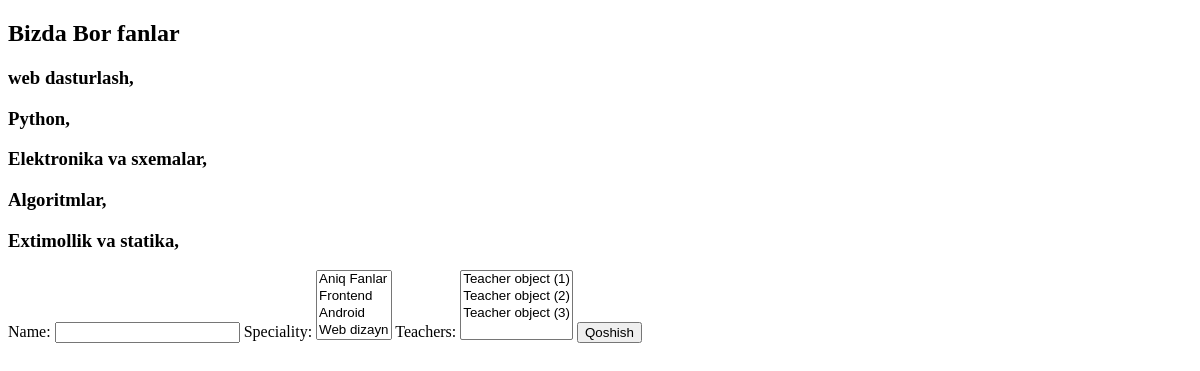
Page /fan/ on the earlier database version.
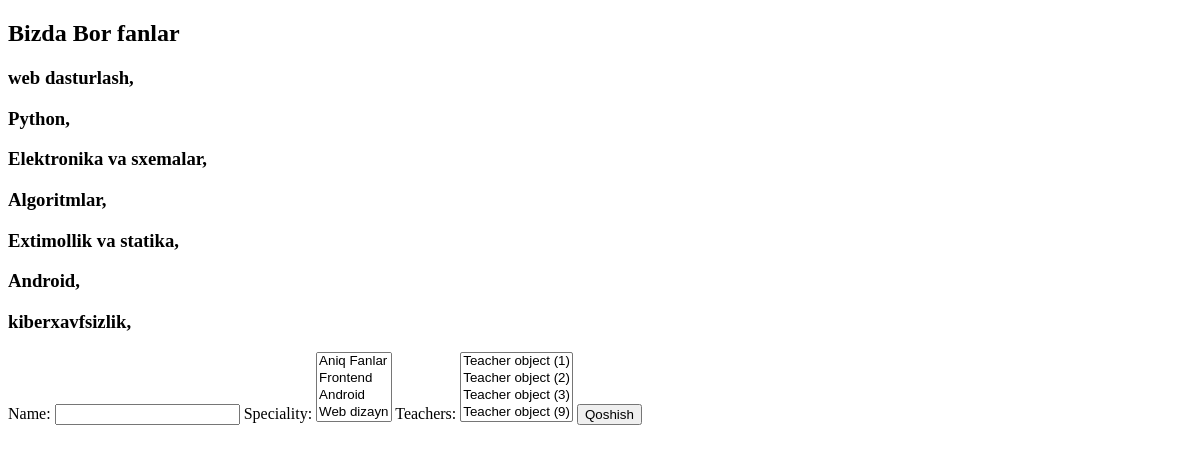
Same page on the later database version.
### courses/models.py (models this page shows, shortened)
class Subject(models.Model):
    name = models.CharField(max_length=30)
    speciality = models.ManyToManyField(Speciality)
    teachers = models.ManyToManyField(Teacher)

### courses/views.py (the view)
# urls.py: path('fan/', fan),
def fan(request):
    fanlar = Subject.objects.all()
    if request.method == 'POST':
        f =FanForm(request.POST)
        if f.is_valid():
            f.save()
        return redirect('/fan/')
    data = {
        'forma':FanForm(),
        'fan': fanlar
    }
    return render(request, 'Subject.html', data)

### courses/forms.py
class FanForm(forms.ModelForm):
    class Meta:
        model = Subject
        fields = '__all__'

### courses/models.py (called while the page is built)
    def __str__(self):
        return self.name

### Templates/Subject.html (shortened to what this page needs)
<!DOCTYPE html>
<html lang="en">
<head>
</head>
<body>
<h2>Bizda Bor fanlar</h2>
    {% for i in fan %}
        <h3>{{i.name}}, {{i.code}}</h3>
    {% endfor %}
<form method="post" action='/fan/'>{% csrf_token %}
    {{forma}}
    <button type="submit">Qoshish</button>
</form>
</body>
</html>

Differences in the rows shown:
added Subject: name "Android"
added Subject: name "kiberxavfsizlik"
Other differences:
form field teachers: "Teacher object (1) / Teacher object (2) / Teacher object (3)" → "Teacher object (1) / Teacher object (2) / Teacher object (3) / Teacher object (9)"
